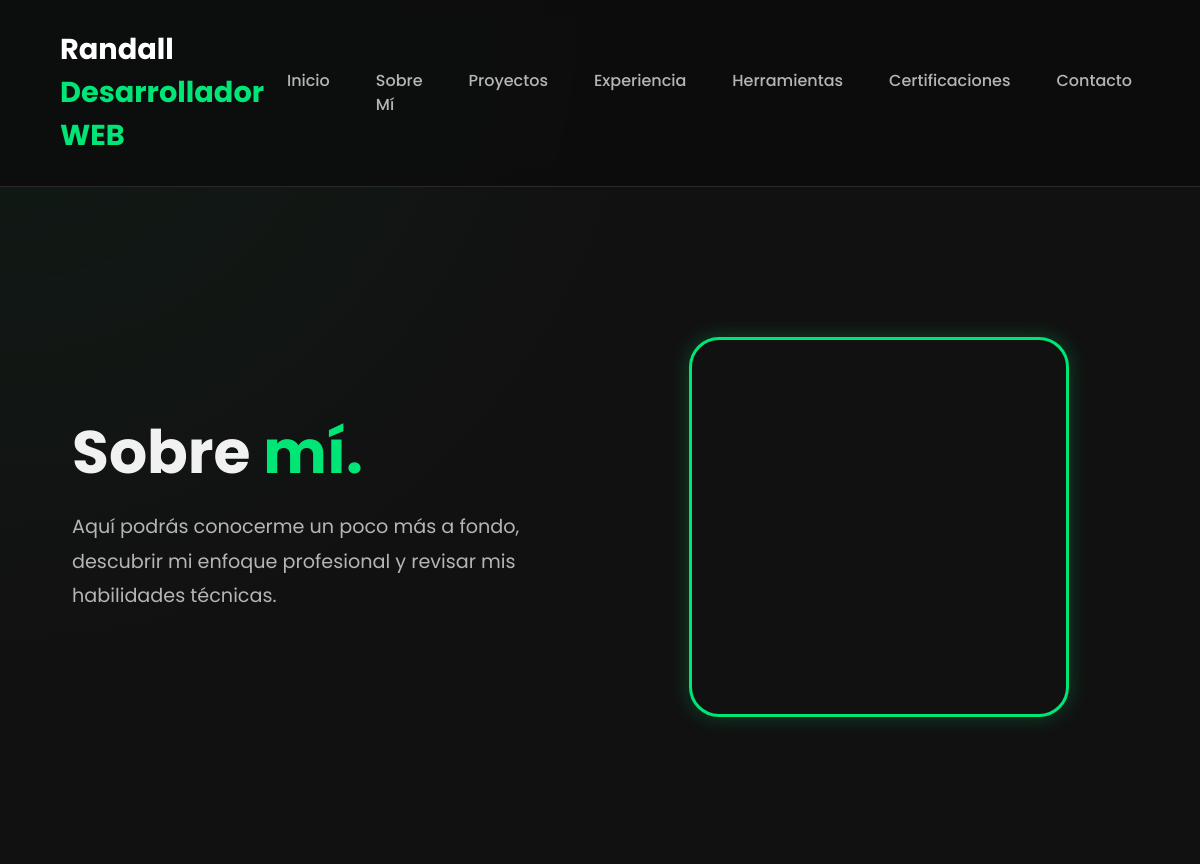
/sobre-mi/ (upper part), run on an earlier commit of the app's database.
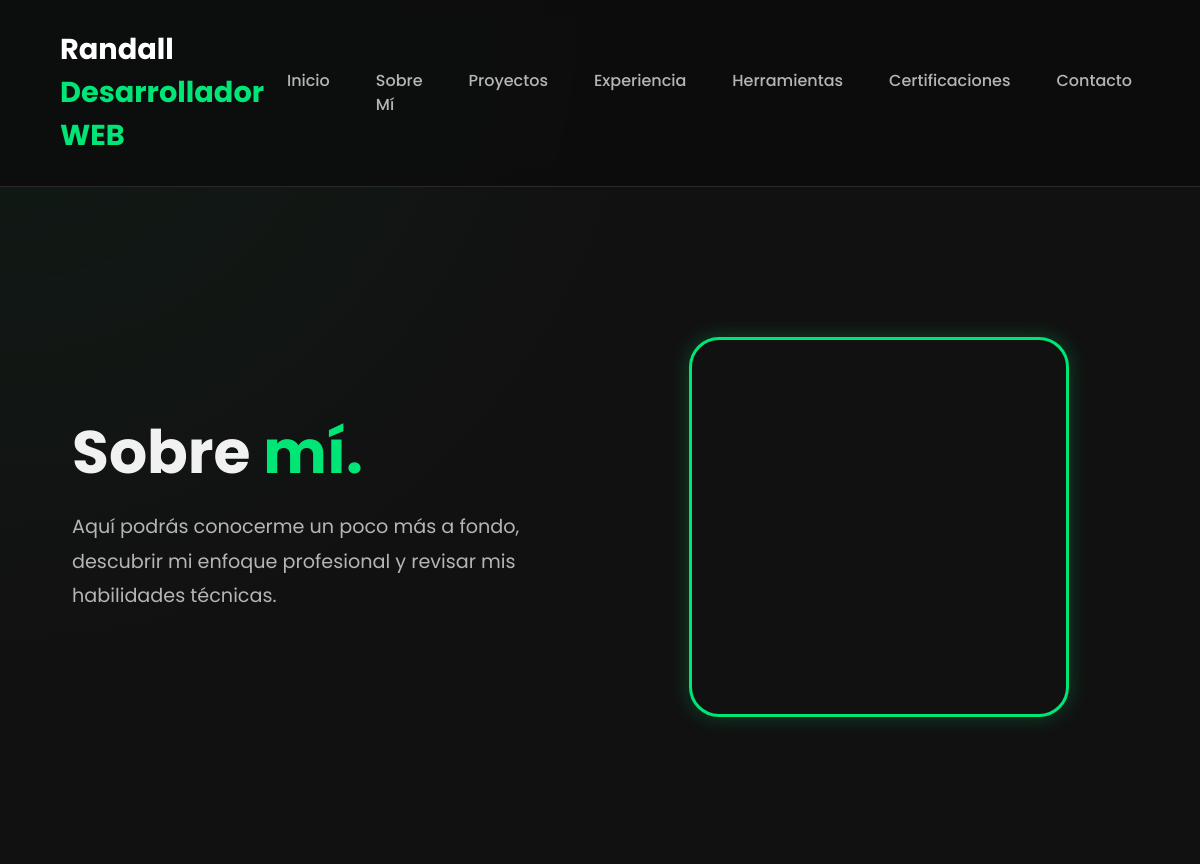
And on a later commit of the database.
### Presentacion/models.py (models this page shows, shortened)
class Perfil(django.db.models.Model):
    nombre = django.db.models.CharField(
        max_length=100
    )
    descripcion = django.db.models.TextField()
    foto = django.db.models.ImageField(
        upload_to='perfil/',
        null=True,
        blank=True
    )
    github = django.db.models.URLField(
        blank=True
    )
    linkedin = django.db.models.URLField(
        blank=True
    )
    correo = django.db.models.EmailField()
    cv = django.db.models.FileField(
        upload_to='cv/',
        null=True,
        blank=True
    )
    creado = django.db.models.DateTimeField(
        auto_now_add=True
    )
    actualizado = django.db.models.DateTimeField(
        auto_now=True
    )
    class Meta:
        verbose_name = 'Perfil'
        verbose_name_plural = 'Perfiles'

### Presentacion/views.py (the view)
def sobre_mi(request) -> HttpResponse:
    perfil = Perfil.objects.first()
    skills = Skill.objects.all()
    context = {
        'perfil': perfil,
        'skills': skills
    }
    return django.shortcuts.render(
        request,
        'sobre_mi.html',
        context
    )

### Presentacion/templates/sobre_mi.html (shortened to what this page needs)
{% extends 'base.html' %}
{% load static %}
{% block content %}
<section class="hero">
    <div class="container">
        <div class="hero-content">
            <div class="hero-text">
                <h1>
                    Sobre
                    <span>mí.</span>
                </h1>
                <p class="hero-description">
                    Aquí podrás conocerme un poco más a fondo, descubrir mi enfoque profesional y revisar mis habilidades técnicas.
                </p>
            </div>
            <div class="hero-image">
                {% if perfil.foto %}
                <img
                    src="{{ perfil.foto.url }}"
                    alt="{{ perfil.nombre }}"
                    loading="lazy"
                    decoding="async">
                {% else %}
                <img src="{% static 'img/foto_perfil.jpeg' %}" alt="Randall Valdes">
                {% endif %}
            </div>
        </div>
    </div>
</section>
{% endblock %}

What changed in the data, as far as the page shows it:
changed Perfil: foto: a different picture
